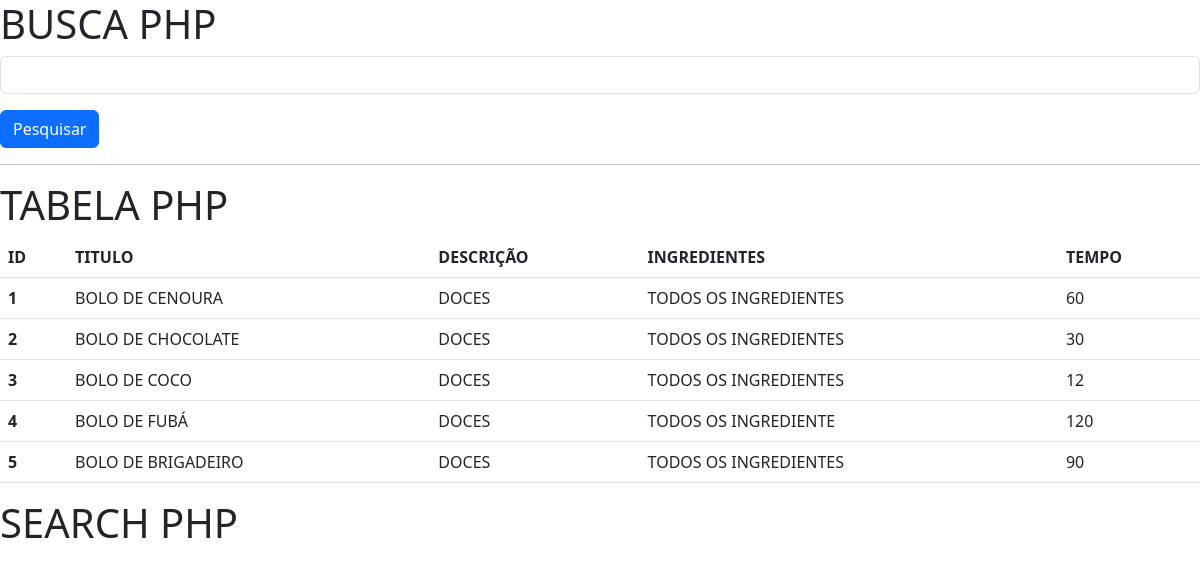
The page /views/index.php on the database its author committed.
### tables this page shows
CREATE TABLE `receita` (
  `id` int(11) NOT NULL,
  `titulo` varchar(50) NOT NULL,
  `descricao` text NOT NULL,
  `ingredientes` text NOT NULL,
  `tempo` int(11) NOT NULL
);

### models/Config.php (called while the page is built, shortened)
<?php
class Config
{
    private $server = "127.0.0.1";
    private $db = "crud";
    private $user = "root";
    private $pass = "";
    public function __construct()
    {
        try {
            $this->pdo = new \PDO("mysql:host=$this->server;dbname=$this->db", $this->user, $this->pass);
        } catch (\Exception $e) {
            die("Erro de conexão" . $e->getMessage());
        }
    }
}
?>

### models/Search.php (called while the page is built, shortened)
<?php
require_once("Config.php");
class Search extends Config
{
    public function viewDb()
    {
        try {
            $sql = "SELECT * FROM receita";
            $stmt = $this->pdo->prepare($sql);
            $stmt->execute();
            $result = $stmt->fetchAll(\PDO::FETCH_ASSOC);
            return $result;
        } catch (\Exception $e) {
            die("Erro..." . $e->getMessage());
        }
    }
}
?>

### views/view.php (the view, shortened to what this page needs)
<!doctype html>
<html lang="pt-br">
  <head>
    <link href="https://cdn.jsdelivr.net/npm/bootstrap@5.3.0-alpha1/dist/css/bootstrap.min.css" rel="stylesheet">
  </head>
  <body>
    <h1>TABELA PHP</h1>
    <table class="table">
    <thead>
        <tr>
        <th scope="col">ID</th>
        <th scope="col">TITULO</th>
        <th scope="col">DESCRIÇÃO</th>
        <th scope="col">INGREDIENTES</th>
        <th scope="col">TEMPO</th>
        </tr>
    </thead>
    <tbody>
      <?php
      require_once("../models/Search.php");
      $obj = new Search();
      $rows = $obj->viewDb();
      foreach($rows as $value):
      ?>
        <tr>
        <th scope="row"><?php echo $value['id']; ?></th>
        <td><?php echo $value['titulo']; ?></td>
        <td><?php echo $value['descricao']; ?></td>
        <td><?php echo $value['ingredientes']; ?></td>
        <td><?php echo $value['tempo']; ?></td>
        </tr>
        <?php endforeach; ?>
    </tbody>
</table>

### views/index.php (shortened to what this page needs)
<!doctype html>
<html lang="pt-br">
  <head>
    <link href="https://cdn.jsdelivr.net/npm/bootstrap@5.3.0-alpha1/dist/css/bootstrap.min.css" rel="stylesheet">
  </head>
  <body>
    <h1>BUSCA PHP</h1>
    <form method="get">
        <div class="mb-3">
            <input type="search" class="form-control" name="s">
        </div>
        <button type="submit" class="btn btn-primary">Pesquisar</button>
    </form><hr>
    <?php include "view.php"; ?>
    <table class="table">
    <h1>SEARCH PHP</h1>
      <?php
      require_once("../models/Search.php");
      ?>
</table>
  </body>
</html>

### rows shown on the page
receita: id "1", titulo "BOLO DE CENOURA", descricao "DOCES", ingredientes "TODOS OS INGREDIENTES", tempo "60"
receita: id "2", titulo "BOLO DE CHOCOLATE", descricao "DOCES", ingredientes "TODOS OS INGREDIENTES", tempo "30"
receita: id "3", titulo "BOLO DE COCO", descricao "DOCES", ingredientes "TODOS OS INGREDIENTES", tempo "12"
receita: id "4", titulo "BOLO DE FUBÁ", descricao "DOCES", ingredientes "TODOS OS INGREDIENTE", tempo "120"
receita: id "5", titulo "BOLO DE BRIGADEIRO", descricao "DOCES", ingredientes "TODOS OS INGREDIENTES", tempo "90"
